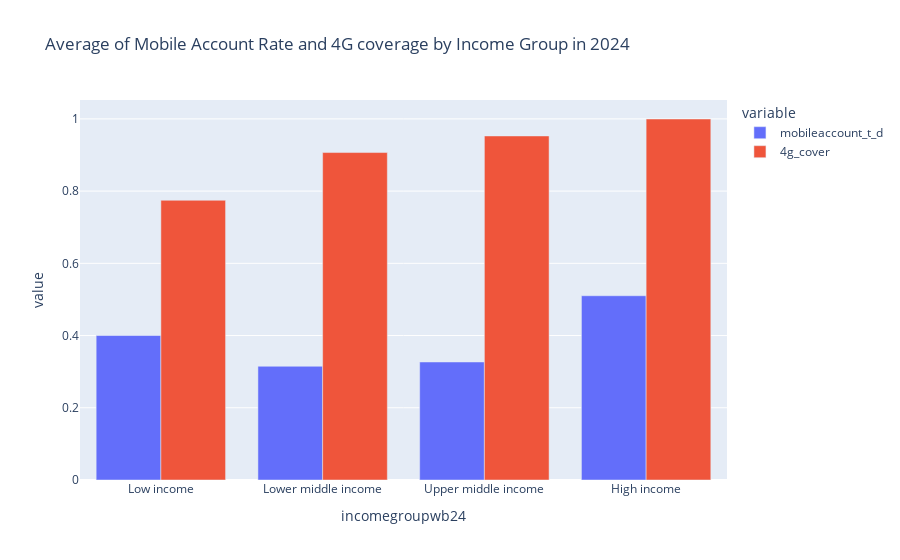

Here is the notebook cell this chart was saved with:
### Code cell
# plot
fig = px.bar(
    df_grouped_2024,
    x="incomegroupwb24",
    y=["mobileaccount_t_d", "4g_cover"],
    barmode="group",
    title="Average of Mobile Account Rate and 4G coverage by Income Group in 2024",
)

fig.show()

### Figure 1 — Plotly figure (JSON) as saved in the notebook; plotly's stock layout.template omitted (floating-point values rounded to 4 significant figures)
{"data": [{"alignmentgroup": "True", "hovertemplate": "variable=mobileaccount_t_d<br>incomegroupwb24=%{x}<br>value=%{y}<extra></extra>", "legendgroup": "mobileaccount_t_d", "marker": {"color": "#636efa", "pattern": {"shape": ""}}, "name": "mobileaccount_t_d", "offsetgroup": "mobileaccount_t_d", "orientation": "v", "showlegend": true, "textposition": "auto", "type": "bar", "x": ["Low income", "Lower middle income", "Upper middle income", "High income"], "xaxis": "x", "y": [0.4001, 0.3149, 0.3268, 0.5102], "yaxis": "y"}, {"alignmentgroup": "True", "hovertemplate": "variable=4g_cover<br>incomegroupwb24=%{x}<br>value=%{y}<extra></extra>", "legendgroup": "4g_cover", "marker": {"color": "#EF553B", "pattern": {"shape": ""}}, "name": "4g_cover", "offsetgroup": "4g_cover", "orientation": "v", "showlegend": true, "textposition": "auto", "type": "bar", "x": ["Low income", "Lower middle income", "Upper middle income", "High income"], "xaxis": "x", "y": [0.7746, 0.9067, 0.9527, 0.9997], "yaxis": "y"}], "layout": {"barmode": "group", "legend": {"title": {"text": "variable"}, "tracegroupgap": 0}, "title": {"text": "Average of Mobile Account Rate and 4G coverage by Income Group in 2024"}, "xaxis": {"anchor": "y", "domain": [0, 1], "title": {"text": "incomegroupwb24"}}, "yaxis": {"anchor": "x", "domain": [0, 1], "title": {"text": "value"}}}}
